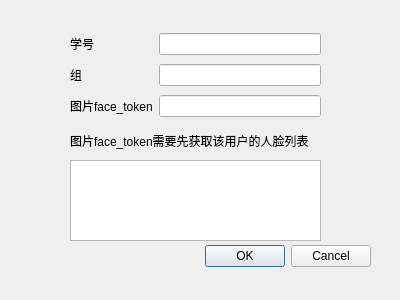
<?xml version="1.0" encoding="UTF-8"?>
<ui version="4.0">
 <class>Dialog</class>
 <widget class="QDialog" name="Dialog">
  <property name="geometry">
   <rect>
    <x>0</x>
    <y>0</y>
    <width>400</width>
    <height>300</height>
   </rect>
  </property>
  <property name="windowTitle">
   <string>人脸删除</string>
  </property>
  <widget class="QDialogButtonBox" name="buttonBox">
   <property name="geometry">
    <rect>
     <x>30</x>
     <y>240</y>
     <width>341</width>
     <height>32</height>
    </rect>
   </property>
   <property name="orientation">
    <enum>Qt::Horizontal</enum>
   </property>
   <property name="standardButtons">
    <set>QDialogButtonBox::Cancel|QDialogButtonBox::Ok</set>
   </property>
  </widget>
  <widget class="QWidget" name="gridLayoutWidget">
   <property name="geometry">
    <rect>
     <x>70</x>
     <y>30</y>
     <width>251</width>
     <height>91</height>
    </rect>
   </property>
   <layout class="QGridLayout" name="gridLayout">
    <item row="1" column="0">
     <widget class="QLabel" name="label_2">
      <property name="text">
       <string>组</string>
      </property>
     </widget>
    </item>
    <item row="2" column="0">
     <widget class="QLabel" name="label_3">
      <property name="text">
       <string>图片face_token</string>
      </property>
     </widget>
    </item>
    <item row="0" column="0">
     <widget class="QLabel" name="label">
      <property name="text">
       <string>学号</string>
      </property>
     </widget>
    </item>
    <item row="0" column="1">
     <widget class="QLineEdit" name="lineEdit"/>
    </item>
    <item row="1" column="1">
     <widget class="QLineEdit" name="lineEdit_2"/>
    </item>
    <item row="2" column="1">
     <widget class="QLineEdit" name="lineEdit_3"/>
    </item>
   </layout>
  </widget>
  <widget class="QLabel" name="label_4">
   <property name="geometry">
    <rect>
     <x>70</x>
     <y>130</y>
     <width>251</width>
     <height>21</height>
    </rect>
   </property>
   <property name="text">
    <string>图片face_token需要先获取该用户的人脸列表</string>
   </property>
  </widget>
  <widget class="QTextBrowser" name="textBrowser">
   <property name="geometry">
    <rect>
     <x>70</x>
     <y>160</y>
     <width>251</width>
     <height>81</height>
    </rect>
   </property>
  </widget>
 </widget>
 <resources/>
 <connections>
  <connection>
   <sender>buttonBox</sender>
   <signal>accepted()</signal>
   <receiver>Dialog</receiver>
   <slot>accept()</slot>
   <hints>
    <hint type="sourcelabel">
     <x>248</x>
     <y>254</y>
    </hint>
    <hint type="destinationlabel">
     <x>157</x>
     <y>274</y>
    </hint>
   </hints>
  </connection>
  <connection>
   <sender>buttonBox</sender>
   <signal>rejected()</signal>
   <receiver>Dialog</receiver>
   <slot>reject()</slot>
   <hints>
    <hint type="sourcelabel">
     <x>316</x>
     <y>260</y>
    </hint>
    <hint type="destinationlabel">
     <x>286</x>
     <y>274</y>
    </hint>
   </hints>
  </connection>
 </connections>
</ui>
